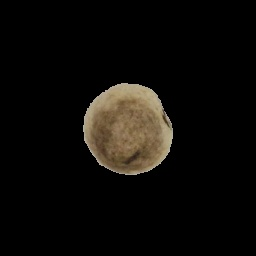
#> input picture Data_Train/Preprocessed_Grade_A/RECON/A_004.jpg, 256 x 256 px, found by its file name; its folder holds only this picture in this run
$ python Ekstrasi_Fitur.py   (older library calls are emulated)
#> lines starting #> are read from the running program, lines starting #| are printed output that depends on the picture; after the words box and inside, x2 and y2 are one past the last pixel; in counts of white or black regions, pixels touching at a corner belong together
import os
import cv2
import numpy as np
import pandas as pd
from skimage.feature import graycomatrix, graycoprops, local_binary_pattern
from tqdm import tqdm
from scipy.stats import entropy


# FUNGSI EKSTRAKSI FITUR TERBAIK & KONSISTEN

def extract_features(image_path):
    img = cv2.imread(image_path)
#> img is the input picture: shape (256, 256, 3); mean B, G, R 8.5, 11.5, 13.5
    if img is None:
        return None

    img = cv2.resize(img, (256, 256))

    gray = cv2.cvtColor(img, cv2.COLOR_BGR2GRAY)
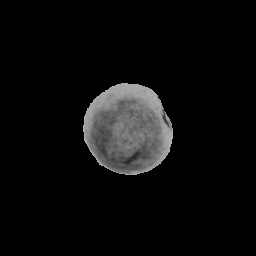
#> gray: shape (256, 256); min 0, max 183, mean 11.8
    hsv = cv2.cvtColor(img, cv2.COLOR_BGR2HSV)
#> hsv: shape (256, 256, 3); mean H, S, V 3.1, 15.3, 13.5

    h, w = gray.shape
#> h = 256; w = 256

    # ====================== MASK ======================
    mask = np.where(gray > 10, 255, 0).astype("uint8")
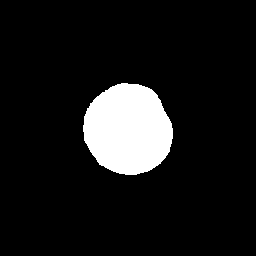
#> mask: shape (256, 256); 9.7% white; 1 white region

    kernel = np.ones((3, 3), np.uint8)
    mask = cv2.morphologyEx(mask, cv2.MORPH_CLOSE, kernel, iterations=2)
    mask = cv2.morphologyEx(mask, cv2.MORPH_OPEN, kernel, iterations=1)

    # ====================== SHAPE FEATURES ======================
    contours, _ = cv2.findContours(mask, cv2.RETR_EXTERNAL, cv2.CHAIN_APPROX_SIMPLE)
#> contours = 1 contour; box (x1, y1, x2, y2) and area: (83, 83, 173, 175) 6258

    if not contours:
        return None

    cnt = max(contours, key=cv2.contourArea)
#> cnt = contour of 137 points, box (x1, y1, x2, y2) (83, 83, 173, 175), area 6258

    area = float(cv2.contourArea(cnt))
#> area = 6258
    perimeter = float(cv2.arcLength(cnt, True))
#> perimeter = 301.4
    circularity = (4 * np.pi * area) / (perimeter ** 2) if perimeter > 0 else 0
#> circularity = 0.866

    x, y, w_box, h_box = cv2.boundingRect(cnt)
#> x = 83; y = 83; w_box = 90; h_box = 92
    aspect_ratio = w_box / h_box if h_box != 0 else 0
#> aspect_ratio = 0.978

    hull = cv2.convexHull(cnt)
#> hull = contour of 36 points, box (x1, y1, x2, y2) (83, 83, 173, 175), area 6360
    hull_area = cv2.contourArea(hull)
#> hull_area = 6359.5
    solidity = area / hull_area if hull_area > 0 else 0
#> solidity = 0.984

    rect_area = w_box * h_box
#> rect_area = 8280
    extent = area / rect_area if rect_area > 0 else 0
#> extent = 0.756

    # ====================== HSV FEATURES ======================
    hsv_pixels = hsv[mask > 0]

    if len(hsv_pixels) > 0:
        mean_h = float(np.mean(hsv_pixels[:, 0]))
#> mean_h = 18.08
        std_h = float(np.std(hsv_pixels[:, 0]))
#> std_h = 1.99
        mean_s = float(np.mean(hsv_pixels[:, 1]))
#> mean_s = 98.21
        std_s = float(np.std(hsv_pixels[:, 1]))
#> std_s = 26.04
        mean_v = float(np.mean(hsv_pixels[:, 2]))
#> mean_v = 138.3
        std_v = float(np.std(hsv_pixels[:, 2]))
#> std_v = 27.11
    else:
        mean_h = std_h = mean_s = std_s = mean_v = std_v = 0

    dark_pct = float(np.sum(hsv[:, :, 2] < 50) / (h * w))
#> dark_pct = 0.903

    # ====================== GLCM FEATURES ======================
    gray_masked = cv2.bitwise_and(gray, gray, mask=mask)

    if np.sum(mask) > 200:
        glcm = graycomatrix(
            gray_masked,
            distances=[1],
            angles=[0, np.pi/4, np.pi/2, 3*np.pi/4],
            levels=256,
            symmetric=True,
            normed=True
        )

        glcm_features = {}
        for i, angle in enumerate(["0", "45", "90", "135"]):
            glcm_features[f"glcm_contrast_{angle}"] = float(graycoprops(glcm, "contrast")[0][i])
            glcm_features[f"glcm_homogeneity_{angle}"] = float(graycoprops(glcm, "homogeneity")[0][i])
            glcm_features[f"glcm_energy_{angle}"] = float(graycoprops(glcm, "energy")[0][i])
#> after the loop, glcm_features = 12 items
    else:
        glcm_features = {k: 0.0 for k in [
            "glcm_contrast_0", "glcm_homogeneity_0", "glcm_energy_0",
            "glcm_contrast_45", "glcm_homogeneity_45", "glcm_energy_45",
            "glcm_contrast_90", "glcm_homogeneity_90", "glcm_energy_90",
            "glcm_contrast_135", "glcm_homogeneity_135", "glcm_energy_135"
        ]}

    # ====================== LBP FEATURES ======================
    if np.sum(mask) > 200:
        lbp = local_binary_pattern(gray_masked, P=8, R=1, method="uniform")
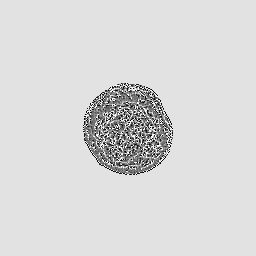
#> lbp: shape (256, 256) float64; min 0, max 9, mean 7.67; drawn with min black and max white
        lbp_masked = lbp[mask > 0]
#> lbp_masked = 6389 values, max 9 at index 5, min 0 at index 0, mean 4.66

        hist, _ = np.histogram(lbp_masked, bins=10, range=(0, 10), density=True)
#> hist = [0.0593, 0.0709, 0.0604, 0.129, 0.197, 0.146, 0.092, 0.0651, 0.0626, 0.118]

        lbp_mean = float(np.mean(lbp_masked))
#> lbp_mean = 4.66
        lbp_std = float(np.std(lbp_masked))
#> lbp_std = 2.56
        lbp_entropy = float(-np.sum(hist * np.log2(hist + 1e-10)))
#> lbp_entropy = 3.19
        lbp_energy = float(np.sum(hist ** 2))
#> lbp_energy = 0.119

        hist_vals = hist[:6].tolist()
#> hist_vals = [0.0593, 0.0709, 0.0604, 0.129, 0.197, 0.146]
    else:
        lbp_mean = lbp_std = lbp_entropy = lbp_energy = 0
        hist_vals = [0] * 6

    # ====================== OUTPUT ======================
    features = {
        "area": area,
        "perimeter": perimeter,
        "circularity": circularity,
        "aspect_ratio": aspect_ratio,
        "solidity": solidity,
        "extent": extent,

        "mean_h": mean_h,
        "std_h": std_h,
        "mean_s": mean_s,
        "std_s": std_s,
        "mean_v": mean_v,
        "std_v": std_v,
        "dark_pct": dark_pct,

        **glcm_features,

        "lbp_mean": lbp_mean,
        "lbp_std": lbp_std,
        "lbp_entropy": lbp_entropy,
        "lbp_energy": lbp_energy,
        "lbp_hist_0": hist_vals[0],
        "lbp_hist_1": hist_vals[1],
        "lbp_hist_2": hist_vals[2],
        "lbp_hist_3": hist_vals[3],
        "lbp_hist_4": hist_vals[4],
        "lbp_hist_5": hist_vals[5],
    }

    return features

# GENERATE CSV PER GRADE
def extract_all(base_folder, output_csv):
    """
    Mengekstrak fitur dari gambar di subfolder RECON
    untuk setiap Preprocessed_Grade_[A/B/C].
    """
    all_data = []
    grades = ["A", "B", "C"]

    for grade in grades:
        # 1. Tentukan path ke folder Grade yang sudah diproses (Preprocessed_Grade_A/B/C)
        grade_folder_name = f"Preprocessed_Grade_{grade}"
        grade_path = os.path.join(base_folder, grade_folder_name)

        # 2. Tentukan path ke subfolder RECON
        recon_folder = os.path.join(grade_path, "RECON")

        if not os.path.exists(recon_folder):
            print(f"⚠ Folder RECON tidak ditemukan: {recon_folder}")
            continue

        print(f"\n📂 Processing Grade {grade} di folder RECON")

        # Cari file di dalam folder RECON
        filenames = [f for f in os.listdir(recon_folder) if f.lower().endswith((".jpg", ".png", ".jpeg"))]

        for file in tqdm(filenames, desc=f"RECON-{grade}"):
            # Path lengkap ke file di dalam RECON
            path = os.path.join(recon_folder, file)

            # Panggil fungsi ekstraksi fitur
            feats = extract_features(path)
#> feats = 35 items

            if feats:
                feats["filename"] = file
                feats["label"] = grade
                all_data.append(feats)

    # 3. Buat dan simpan DataFrame
    df = pd.DataFrame(all_data)
#> df = table of 3 rows and 37 columns
    df.to_csv(output_csv, index=False)
    print(f"\n✅ Ekstraksi selesai! File disimpan di: {output_csv}")
    print("--- 5 baris data teratas ---")
    print(df.head())
#> (printed output is left out)
    return df

if __name__ == "__main__":
    base = r"E:\KLASIFIKASI_JAMUR\Data_Train"
    output = r"fitur_konsisten.csv"
    extract_all(base, output)
